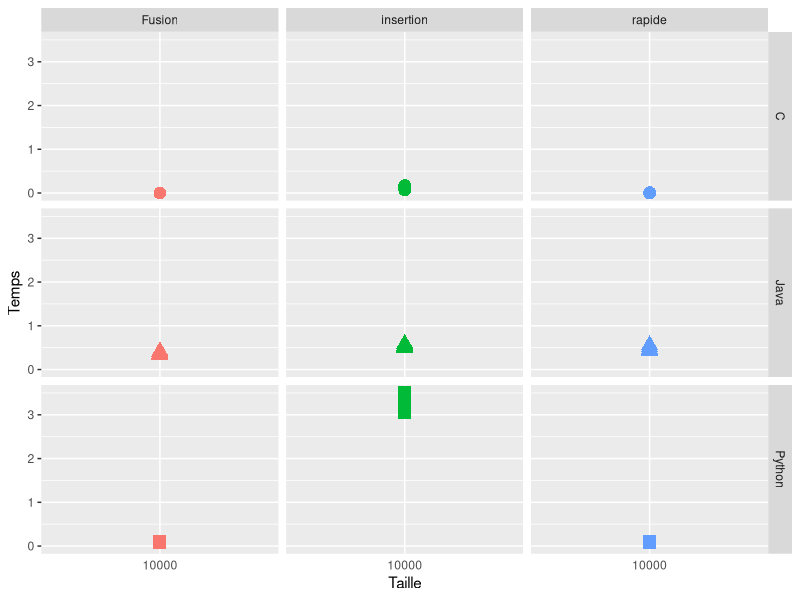

Source code (R):
#!/usr/bin/Rscript

# Charger les données depuis un fichier CSV
perf <- read.csv("essaie2.csv")
print("Données chargées avec succès.")

# Charger la librairie ggplot2
library(ggplot2)
print("Librairie ggplot2 chargée avec succès.")

# Obtenir la valeur maximale de la colonne Taille
max_taille <- max(perf$Taille)

# Tracer un graphique avec ggplot2 en utilisant facet_grid pour diviser les données
print("Tracé du cinquième graphique...")
ggsave("graphique2.png", ggplot(perf, aes(x=Taille, y=Temps, color=Tri, shape=Langage)) + 
         geom_point(size=4) + 
         facet_grid(Langage~Tri) + 
         theme(legend.position = "none", axis.ticks.x = element_blank()) +
         scale_x_continuous(breaks = max_taille) +
         labs(x = "Taille"),
         width = 15, height = 6)
